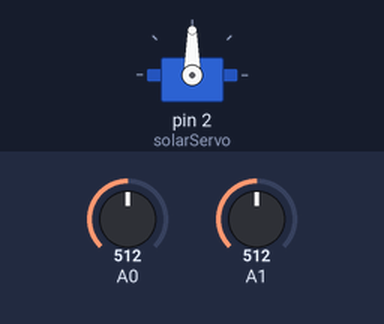
The sketch below on a simulated Arduino Uno, built with avr-gcc and run on an emulated ATmega328P. On the bench: servo. The test bench sets the inputs (shaded band); at power-on: A0 = 512, A1 = 512.

Above: at 1.2 s.
1.3 s: A0 set to 716
At 2.5 s:
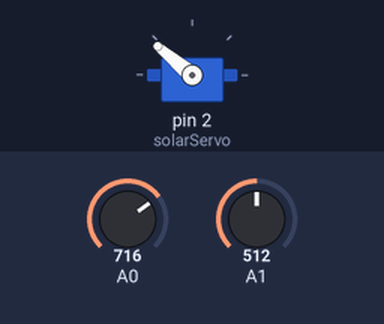
2.8 s: A1 set to 900
At 3.7 s:
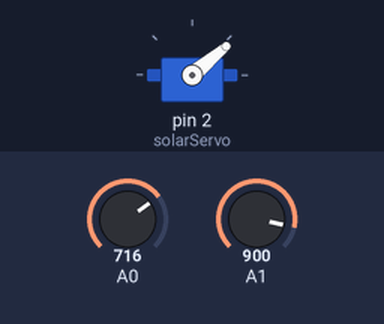
4.3 s: A1 set to 716
At 4.9 s:
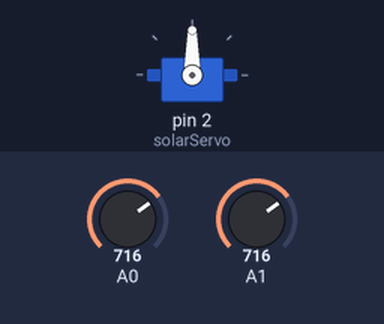
5.8 s: A1 set to 511
At 7.2 s:
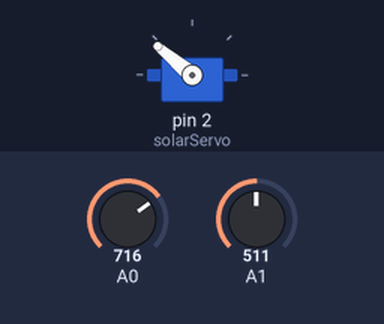
Timing chart, 0 to 8.3 s (numbered marks = the images above; inputs shaded):
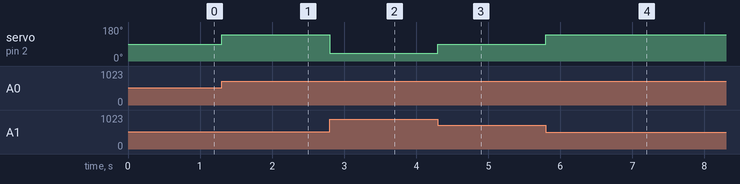

The sketch:

gunes_takibi1.ino
```cpp
#include <Servo.h>


#define SERVO_PIN 2
Servo solarServo;

void setup(){
    Serial.begin(9600);
   	solarServo.attach(2);

}

void loop() {
    int value1 = analogRead(A0);
  	int value2 = analogRead(A1);

 	if(value1 > value2){
    	solarServo.write(140);
  	}
  	else if(value1 == value2){
    	solarServo.write(90);
  	}
  	else{
     	solarServo.write(40);
  	}
}
```

Measured:
- after the input at 1.3 s, servo on pin 2 (solarServo): 90° → 140° at once
- after the input at 2.8 s, servo on pin 2 (solarServo): 140° → 40° at once
- after the input at 4.3 s, servo on pin 2 (solarServo): 40° → 90° at once
- after the input at 5.8 s, servo on pin 2 (solarServo): 90° → 140° at once
